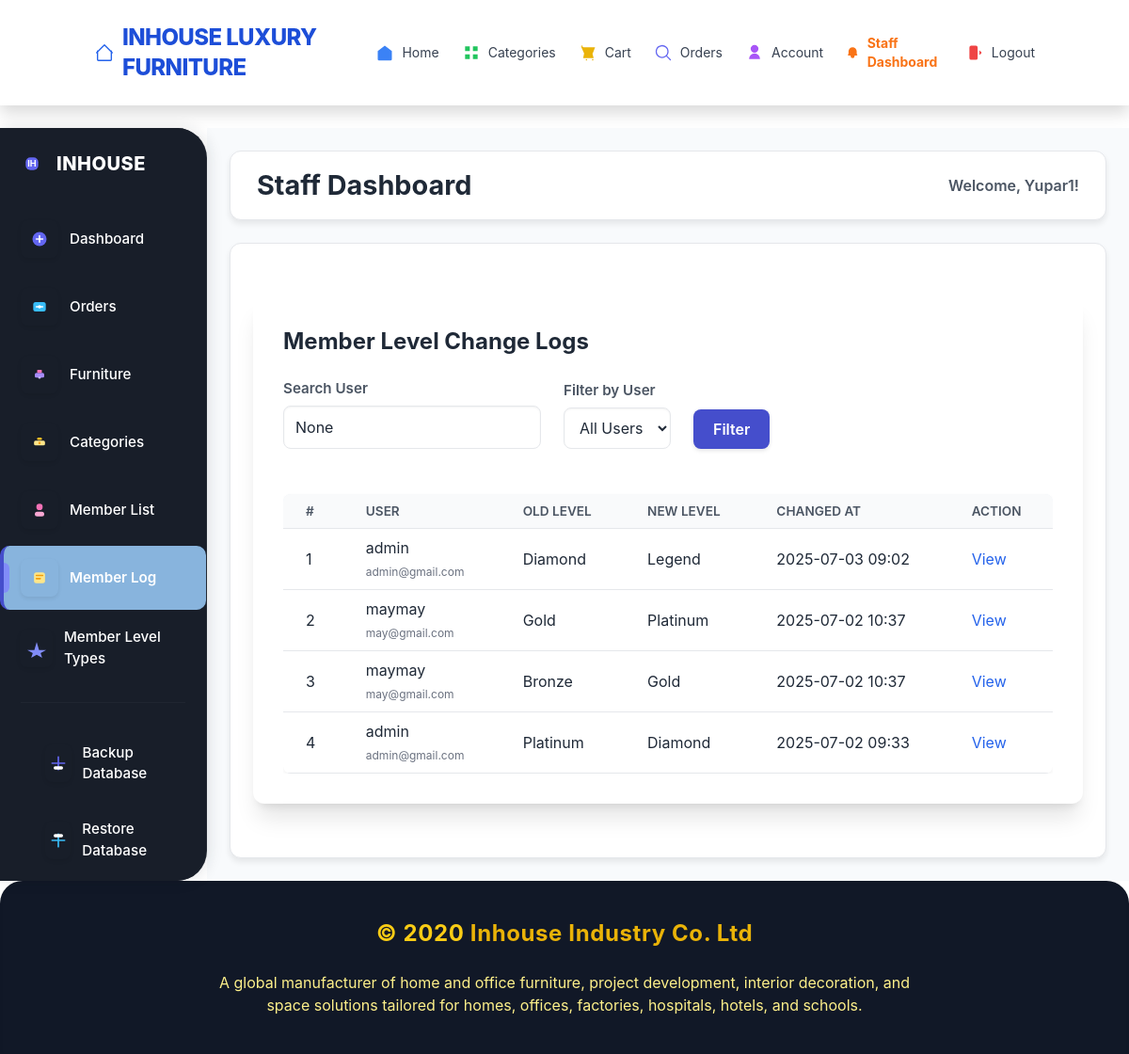
The page /staff/mbl/ (signed in) on the database as committed earlier.
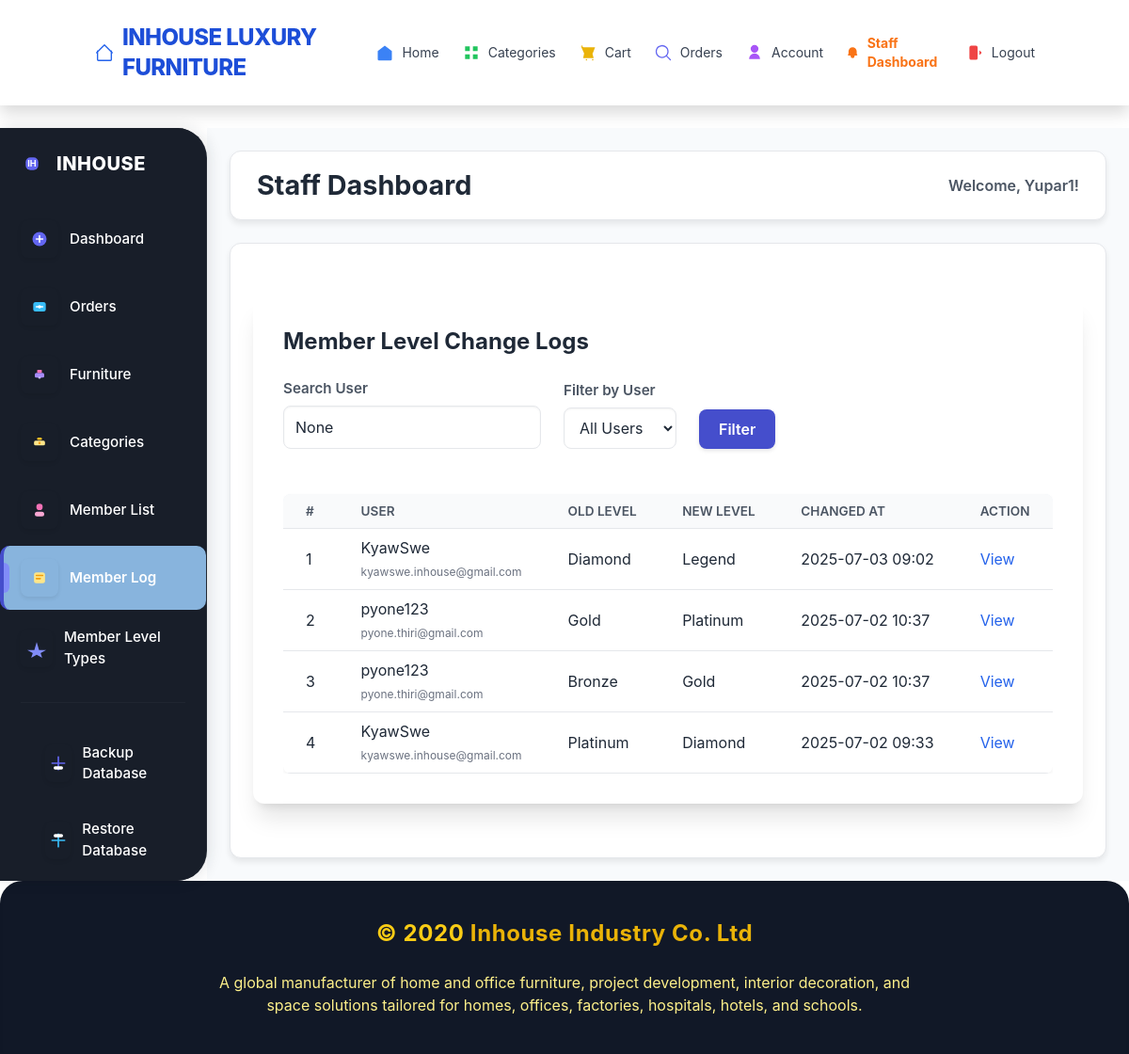
The same page on the database as committed later.
### store/models.py (models this page shows, shortened)
class UserMembershipLog(models.Model):
    user = models.ForeignKey(CustomUser, on_delete=models.CASCADE)
    old_level = models.CharField(max_length=20)
    new_level = models.CharField(max_length=20)
    changed_at = models.DateTimeField(auto_now_add=True)

class CustomUser(AbstractUser):
    phone = models.CharField(max_length=15, blank=True, null=True)
    nrc = models.CharField(max_length=30, blank=True)
    dob = models.DateField(null=True, blank=True)
    c_code = models.CharField(max_length=20, unique=True, blank=True)
    createdby = models.CharField(max_length=20, default='website')
    amount = models.DecimalField(
        max_digits=10,
        decimal_places=2,
        default=0.00
    )
    member_level_choices = [
        ('INHOUSE', 'Inhouse'),
        ('CLASSIC', 'Classic'),
        ('GOLD', 'Gold'),
        ('PLATINUM', 'Platinum'),
        ('DIAMOND', 'Diamond'),
        ('VVIP', 'VVIP'),
    ]
    member_level = models.CharField(
        max_length=10,
        choices=member_level_choices,
        default='Bronze'
    )

### store/views_staff.py (the view)
@login_required
@user_passes_test(is_staff_check)
def staff_mbl_list(request):
    membership_logs = UserMembershipLog.objects.all().select_related('user').order_by('-changed_at')
    search_query = request.GET.get('q')
    user_id = request.GET.get('user')
    if search_query:
        membership_logs = membership_logs.filter(
            Q(user__username__icontains=search_query) |
            Q(user__email__icontains=search_query)
        )
    if user_id:
        membership_logs = membership_logs.filter(user__id=user_id)
    users = CustomUser.objects.all().order_by('username')
    context = {
        'membership_logs': membership_logs,
        'users': users,
        'search_query': search_query,
        'selected_user': user_id,
    }
    return render(request, 'staff/member_level_list.html', context)

### store/views_staff.py (called while the page is built)
def is_staff_check(user):
    return user.is_authenticated and user.is_staff

### store/templates/staff/member_level_list.html (shortened to what this page needs)
{% extends "staff/base_staff.html" %}
{% block content %}
<div class="max-w-5xl mx-auto bg-white dark:bg-gray-900 rounded-xl shadow-xl p-8 mt-8">
    <h2 class="text-2xl font-bold mb-6">Member Level Change Logs</h2>
    <form method="get" class="mb-6 flex flex-wrap gap-4 items-end">
        <div>
            <label for="q" class="block text-sm font-medium">Search User</label>
            <input type="text" name="q" id="q" value="{{ search_query }}" class="input input-bordered w-48" placeholder="Username or Email">
        </div>
        <div>
            <label for="user" class="block text-sm font-medium">Filter by User</label>
            <select name="user" id="user" class="input input-bordered w-48">
                <option value="">All Users</option>
            </select>
        </div>
        <button type="submit" class="btn-primary px-6 py-2 rounded-lg">Filter</button>
    </form>
    <div class="overflow-x-auto">
        <table class="min-w-full table-auto border-collapse">
            <thead>
                <tr class="bg-slate-100 dark:bg-slate-800">
                    <th class="px-4 py-2 text-left">#</th>
                    <th class="px-4 py-2 text-left">User</th>
                    <th class="px-4 py-2 text-left">Old Level</th>
                    <th class="px-4 py-2 text-left">New Level</th>
                    <th class="px-4 py-2 text-left">Changed At</th>
                    <th class="px-4 py-2 text-left">Action</th>
                </tr>
            </thead>
            <tbody>
                {% for log in membership_logs %}
                <tr class="border-b">
                    <td class="px-4 py-2">{{ forloop.counter }}</td>
                    <td class="px-4 py-2">
                        {{ log.user.username }}<br>
                        <span class="text-xs text-gray-500">{{ log.user.email }}</span>
                    </td>
                    <td class="px-4 py-2">{{ log.old_level }}</td>
                    <td class="px-4 py-2">{{ log.new_level }}</td>
                    <td class="px-4 py-2">{{ log.changed_at|date:"Y-m-d H:i" }}</td>
                    <td class="px-4 py-2">
                        <a href="{% url 'staff_mbl_detail' log.pk %}" class="text-blue-600 hover:underline">View</a>
                    </td>
                </tr>
                {% empty %}
                <tr>
                    <td colspan="6" class="text-center py-6 text-gray-500">No membership level changes found.</td>
                </tr>
                {% endfor %}
            </tbody>
        </table>
    </div>
</div>
{% endblock %}

Rows that differ between the two databases and show on the page:
changed through a linked row, UserMembershipLog "Legend": user.username "admin" → "KyawSwe"; user.email "admin@gmail.com" → "kyawswe.inhouse@gmail.com"
changed through a linked row, UserMembershipLog (number 2 of 4 on the later page): user.username "maymay" → "pyone123"; user.email "may@gmail.com" → "pyone.thiri@gmail.com"
changed through a linked row, UserMembershipLog "Bronze": user.username "maymay" → "pyone123"; user.email "may@gmail.com" → "pyone.thiri@gmail.com"
changed through a linked row, UserMembershipLog (number 4 of 4 on the later page): user.username "admin" → "KyawSwe"; user.email "admin@gmail.com" → "kyawswe.inhouse@gmail.com"
